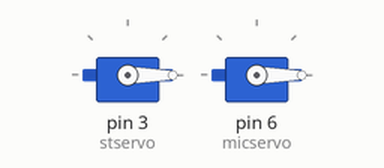
Recording of a sketch running on a simulated Arduino Uno, built with avr-gcc and run on an emulated ATmega328P. Parts: 2 × servo.

Above: at 0.05 s.
At 3.05 s:
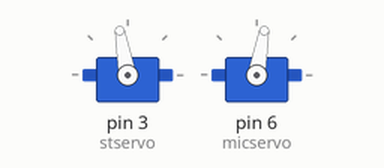
At 4.5 s:
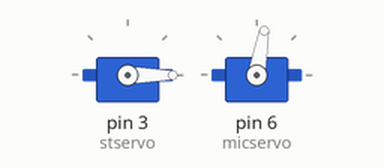
At 9.0 s:
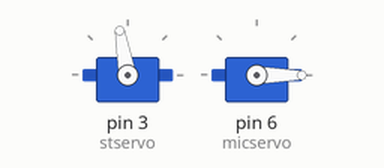
Timing chart, 0 to 14.3 s (numbered marks = the images above):
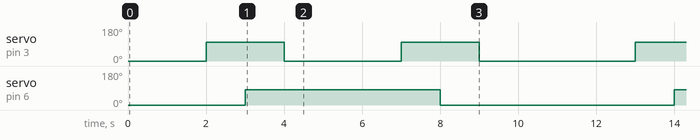

Measured:
- by itself, servo on pin 3 (stservo): repeats every 11.0 s: 0° 3.0 s, 100° 2.0 s, 0° 4.0 s, 100° 2.0 s
- by itself, servo on pin 6 (micservo): alternates 80° for 5.0 s and 0° for 6.0 s

The sketch:

6338_servo.ino
```cpp
/*
 * Team Id: 6338
 * Author List: Arnav,Sujith,Arsh
 * Filename: 6338_Servo_Motors
 * Theme: AntBot
 * Functions: setup(), servoMotion(), loop()
 */

#include <Servo.h>

Servo stservo;
Servo micservo;

/*
 * Function Name: setup
 * Input: stservo, micservo
 * Output: Declares digital pins corresponding the motors and sets initial angle to 0 degrees
 * Logic: Inbuilt Class Functions are used to declare the pins and set the angle
 */

void setup()
{
  Serial.begin(9600);
  stservo.attach(3); //Attaches digital pin 3 to standard servo
  micservo.attach(6);//Attaches digital pin 6 to micservo
  stservo.write(0);  //Sets angle to 0
  micservo.write(0); //Sets angle to 0
}


/*
 * Function Name: servoMotion()
 * Input: stservo, micservo
 * Output: Passes instructions to the Servo Motors to rotate according to the required application
 * Logic: Inbuilt Class Function and delay() is used to systematically handle the motors.
 * Example call: servoMotion()
 */

void servoMotion()
{
  //Serial.println("");

  stservo.write(0);
  delay(1000);
  micservo.write(0);
  delay(1000);
  stservo.write(100);
  delay(1000);
  micservo.write(80);
  delay(1000);
  stservo.write(0);
  delay(3000);
  stservo.write(100);
  delay(1000);
  micservo.write(0);
  delay(1000);
  stservo.write(0);
  delay(1000);

}

/*
 * Function Name: loop()
 * Input: NONE
 * Output: Rotates the Servo Motors to pick up the box and drop it continously.
 * Logic: servoMotion() is called within this loop and executed
 */

void loop()
{
  servoMotion();
  delay(1000);
}
```
